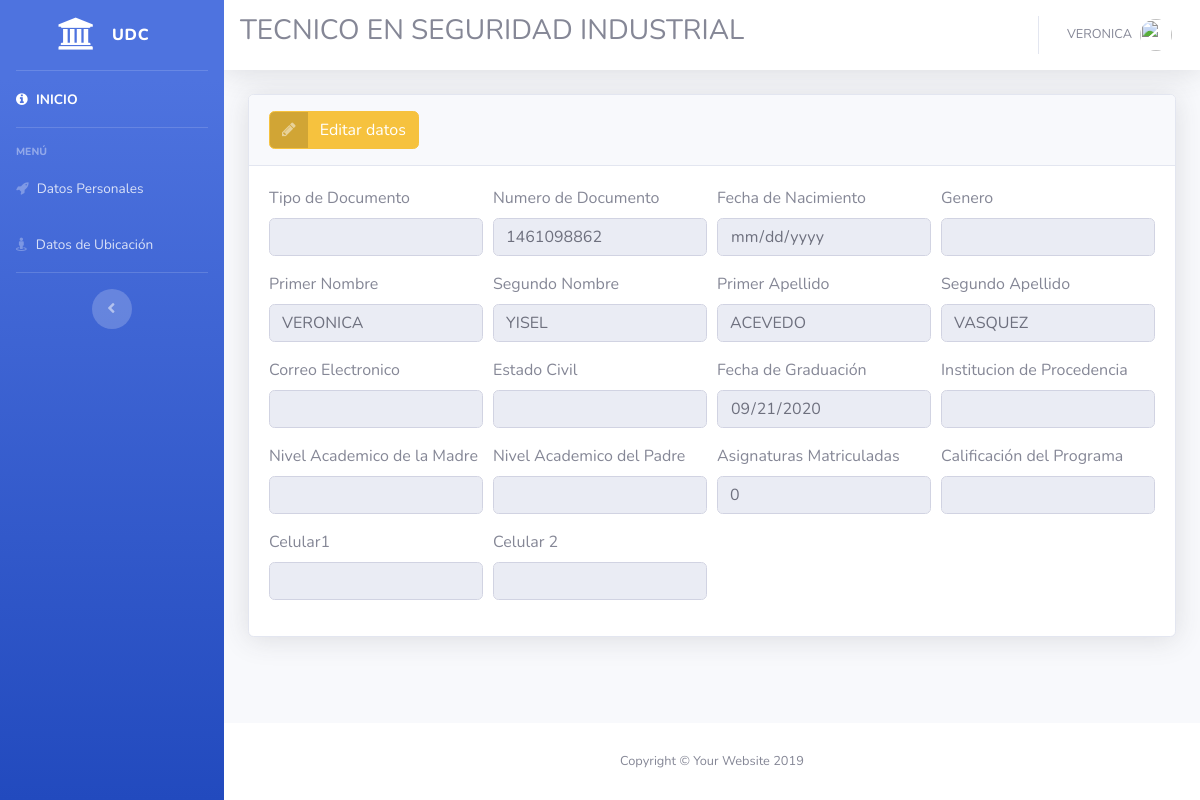
Screenshot of /actuestudiante.php (signed in) with the database file from the repository.
### tables this page shows
CREATE TABLE `estudiantes` (
  `id` int(11) NOT NULL,
  `nivel` int(1) NOT NULL DEFAULT 1,
  `tipodedocumento_id` varchar(30) NOT NULL,
  `numerodedocumento` int(30) DEFAULT NULL,
  `primernombre` varchar(50) NOT NULL,
  `segundonombre` varchar(50) NOT NULL,
  `primerapellido` varchar(50) NOT NULL,
  `segundoapellido` varchar(50) NOT NULL,
  `fechadenacimiento` date NOT NULL,
  `genero_id` varchar(30) NOT NULL,
  `direccion` varchar(120) NOT NULL,
  `email` varchar(120) NOT NULL,
  `password` varchar(100) NOT NULL,
  `celular1` varchar(20) NOT NULL,
  `celular2` varchar(20) NOT NULL,
  `zona_id` varchar(30) NOT NULL,
  `estadocivil_id` varchar(30) NOT NULL,
  `institucion_id` varchar(30) NOT NULL,
  `fechadegraduacion` date NOT NULL DEFAULT current_timestamp(),
  `nivelacademicom_id` varchar(30) NOT NULL,
  `nivelacademicop_id` varchar(30) NOT NULL,
  `tipovivienda_id` varchar(30) NOT NULL,
  `ingresohogar_id` varchar(60) NOT NULL,
  `programa` varchar(250) NOT NULL,
  `calificacionprograma_id` varchar(20) NOT NULL,
  `asignaturas_id` int(11) NOT NULL
);

### actuestudiante.php (the view, shortened to what this page needs)
<?php
if (isset($_SESSION['nivel1'])) {
  $hostt = "localhost";
  $user = "root";
  $passwordd = "";
  $dbname   = "proyectoudc";
  try { $conn= new PDO ("mysql:host=$hostt;dbname=$dbname",$user,$passwordd);
        $conn->setAttribute(PDO::ATTR_ERRMODE, PDO:: ERRMODE_EXCEPTION);
        $sen = $conn->prepare("SELECT * FROM   estudiantes  WHERE numerodedocumento= ? " );
        $sen->execute(array($_SESSION['numerodedocumento']));
        $row =$sen->fetch(PDO::FETCH_OBJ);
      }catch (PDOException $th){
        echo $th->getmessage();
      }
?>
<!DOCTYPE html>
<html lang="en">
<head>
  <link href="vendor/fontawesome-free/css/all.min.css" rel="stylesheet" type="text/css">
  <link href="vendor/datatables/dataTables.bootstrap4.min.css" rel="stylesheet">
  <link href="css/sb-admin-2.min.css" rel="stylesheet">
  <link rel="stylesheet" type="text/css" href="awesome/css/font-awesome.min.css">
</head>
<body id="page-top">
  <div id="wrapper">
    <ul class="navbar-nav bg-gradient-primary sidebar sidebar-dark accordion" id="accordionSidebar">
      <a class="sidebar-brand d-flex align-items-center justify-content-center" href="index.php">
        <div class="sidebar-brand-icon">
          <i class="fa fa-university fa-lg"></i>
        </div>
        <div class="sidebar-brand-text mx-3">udc</div>
      </a>
      <hr class="sidebar-divider my-0">
      <li class="nav-item active">
        <a class="nav-link" href="index.php">
          <i class="fa fa-info-circle"></i>
          <span>INICIO</span>
        </a>
      </li>
      <hr class="sidebar-divider">
      <div class="sidebar-heading">
        Menú
      </div>
        <li class="nav-item">
          <a class="nav-link" href="actuestudiante.php">
            <i class="fa fa-rocket" aria-hidden="true"></i>
            <span>Datos Personales</span></a>
        </li>
        <li class="nav-item">
          <a class="nav-link" href="actuestudiante2.php">
            <i class="fa fa-street-view"></i>
            <span>Datos de Ubicación</span></a>
        </li>
      <hr class="sidebar-divider d-none d-md-block">
      <div class="text-center d-none d-md-inline">
        <button class="rounded-circle border-0" id="sidebarToggle"></button>
      </div>
    </ul>
    <div id="content-wrapper" class="d-flex flex-column">
      <div id="content">
        <nav class="navbar navbar-expand navbar-light bg-white topbar mb-4 static-top shadow">
          <h3><?=$_SESSION['programa']?></h3>
          <ul class="navbar-nav ml-auto">
            <li class="nav-item dropdown no-arrow">
              <a class="nav-link dropdown-toggle" href="#" id="userDropdown" role="button" data-toggle="dropdown" aria-haspopup="true" aria-expanded="false">
                <span class="mr-2 d-none d-lg-inline text-gray-600 small"><?=$_SESSION['nombre']?></span>
                <img class="img-profile rounded-circle" src="https://source.unsplash.com/QAB-WJcbgJk/60x60">
              </a>
            </li>
          </ul>
        </nav>
        <div class="container-fluid">
          <div class="card shadow mb-4">
            <div class="card-header py-3">
              <a href="editarestudiante.php" class="btn btn-warning btn-icon-split">
                <span class="icon text-white-50">
                  <i class="fa fa-pencil" aria-hidden="true"></i>
                </span>
                <span class="text">Editar datos</span>
              </a>
            </div>
            <div class="card-body">
              <form action="" method="get">
                <div class="form-row">
                  <div class="col-md-3 mb-3">
                    <label for="tipodedocumento_id">Tipo de Documento</label>
                    <input type="text" class="form-control" id="tipodedocumento_id" name="tipodedocumento_id" value="<?=$row->tipodedocumento_id?>" readonly>
                  </div>
                  <div class="col-md-3 mb-3">
                    <label for="numerodedocumento">Numero de Documento</label>
                    <input type="number" class="form-control" id="numerodedocumento" name="numerodedocumento" value="<?=$row->numerodedocumento?>" readonly>
                  </div>
                  <div class="col-md-3 mb-3">
                    <label for="fechadenacimiento">Fecha de Nacimiento</label>
                    <input type="date" class="form-control" id="fechadenacimiento" name="fechadenacimiento" value="<?=$row->fechadenacimiento?>" readonly>
                  </div>
                  <div class="col-md-3 mb-3">
                    <label for="genero_id">Genero</label>
                    <input type="text" class="form-control" id="genero_id" name="genero_id" value="<?=$row->genero_id?>" readonly>
                  </div>
                </div>
                <div class="form-row">
                  <div class="col-md-3 mb-3">
                    <label for="primernombre">Primer Nombre</label>
                    <input type="text" class="form-control" id="primernombre" name="primernombre" value="<?=$row->primernombre?>" readonly>
                  </div>
                  <div class="col-md-3 mb-3">
                    <label for="segundonombre">Segundo Nombre</label>
                    <input type="text" class="form-control" id="segundonombre" name="segundonombre" value="<?=$row->segundonombre?>" readonly>
                  </div>
                  <div class="col-md-3 mb-3">
                    <label for="primerapellido">Primer Apellido</label>
                    <input type="text" class="form-control" id="primerapellido" name="primerapellido" value="<?=$row->primerapellido?>" readonly>
                  </div>
                  <div class="col-md-3 mb-3">
                    <label for="segundoapellido">Segundo Apellido</label>
                    <input type="text" class="form-control" id="segundoapellido" name="segundoapellido" value="<?=$row->segundoapellido?>" readonly>
                  </div>
                </div>
                <div class="form-row">
                  <div class="col-md-3 mb-3">
                    <label for="email">Correo Electronico</label>
                    <input type="email" class="form-control" id="email" name="email" value="<?=$row->email?>" readonly>
                  </div>
                  <div class="col-md-3 mb-3">
                    <label for="estadocivil_id">Estado Civil</label>
                    <input type="text" class="form-control" id="estadocivil_id" name="estadocivil_id" value="<?=$row->estadocivil_id?>" readonly>
                  </div>
                  <div class="col-md-3 mb-3">
                    <label for="fechadegraduacion">Fecha de Graduación</label>
                    <input type="date" class="form-control" id="fechadegraduacion" name="fechadegraduacion" value="<?=$row->fechadegraduacion?>" readonly>
                  </div>
                  <div class="col-md-3 mb-3">
                    <label for="institucion_id">Institucion de Procedencia</label>
                    <input type="text" class="form-control" id="institucion_id" name="institucion_id" value="<?=$row->institucion_id?>" readonly>
                  </div>
                </div>
                <div class="form-row">
                  <div class="col-md-3 mb-3">
                    <label for="nivelacademicom_id">Nivel Academico de la Madre</label>
                    <input type="text" class="form-control" id="nivelacademicom_id" name="nivelacademicom_id" value="<?=$row->nivelacademicom_id?>" readonly>
                  </div>
                  <div class="col-md-3 mb-3">
                    <label for="nivelacademicop_id">Nivel Academico del Padre</label>
                    <input type="text" class="form-control" id="nivelacademicop_id" name="nivelacademicop_id" value="<?=$row->nivelacademicop_id?>" readonly>
                  </div>
                  <div class="col-md-3 mb-3">
                    <label for="asignaturas_id">Asignaturas Matriculadas</label>
                    <input type="text" class="form-control" id="asignaturas_id" name="asignaturas_id" value="<?=$row->asignaturas_id?>" readonly>
                  </div>
                  <div class="col-md-3 mb-3">
                    <label for="calificacionprograma_id">Calificación del Programa</label>
                    <input type="text" class="form-control" id="calificacionprograma_id" name="calificacionprograma_id" value="<?=$row->calificacionprograma_id?>" readonly>
                  </div>
                </div>
                <div class="form-row">
                  <div class="col-md-3 mb-3">
                    <label for="celular1">Celular1</label>
                    <input type="number" class="form-control" id="celular1" name="celular1" value="<?=$row->celular1?>" readonly>
                  </div>
                  <div class="col-md-3 mb-3">
                    <label for="celular2">Celular 2</label>
                    <input type="number" class="form-control" id="celular2" name="celular2" value="<?=$row->celular2?>" readonly>
                  </div>
                </div>
              </form>
            </div>
          </div>
        </div>
      </div>
      <footer class="sticky-footer bg-white">
        <div class="container my-auto">
          <div class="copyright text-center my-auto">
            <span>Copyright &copy; Your Website 2019</span>
          </div>
        </div>
      </footer>
    </div>
  </div>
</body>
</html>
<?php
}else {
    header('location: index.php');
}?>

### rows the page displays
estudiantes: numerodedocumento "1461098862", primernombre "VERONICA", segundonombre "YISEL", primerapellido "ACEVEDO", segundoapellido "VASQUEZ", fechadegraduacion "09/21/2020", asignaturas_id "0"

### other values shown
$_SESSION['programa'] "TECNICO EN SEGURIDAD INDUSTRIAL"
$_SESSION['nombre'] "VERONICA"
